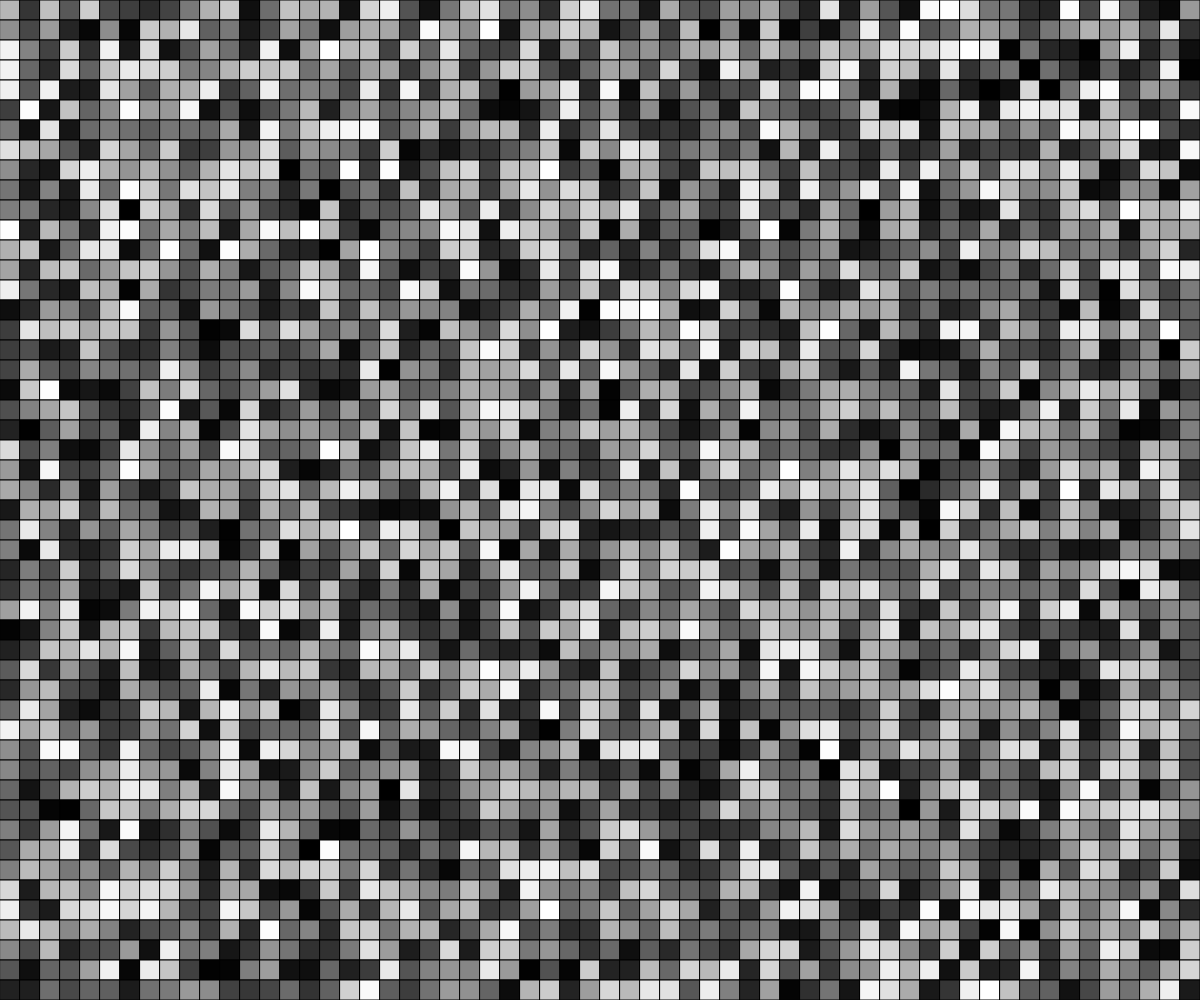
Frame 1 (no input)
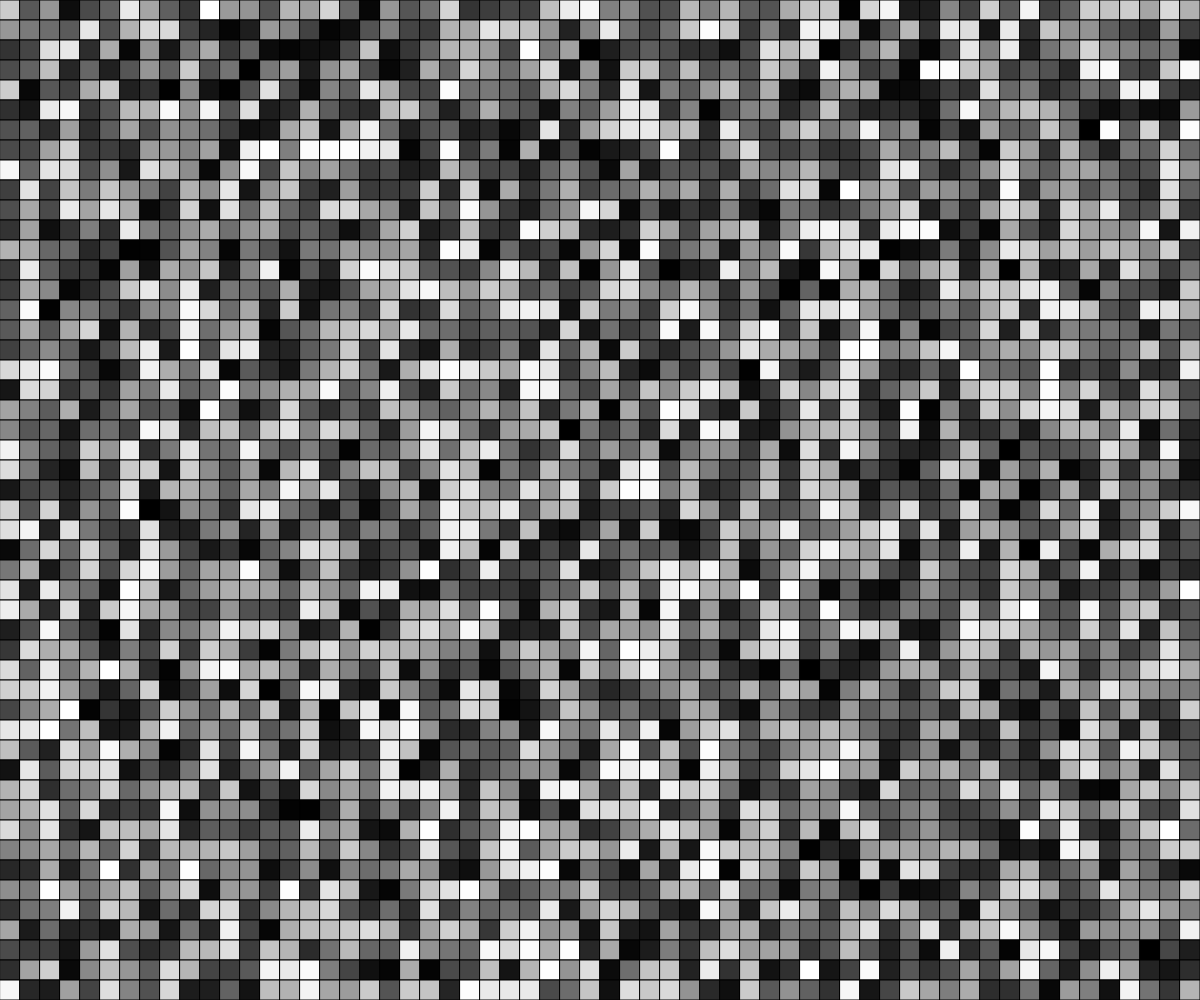
Frame 60 (no input)
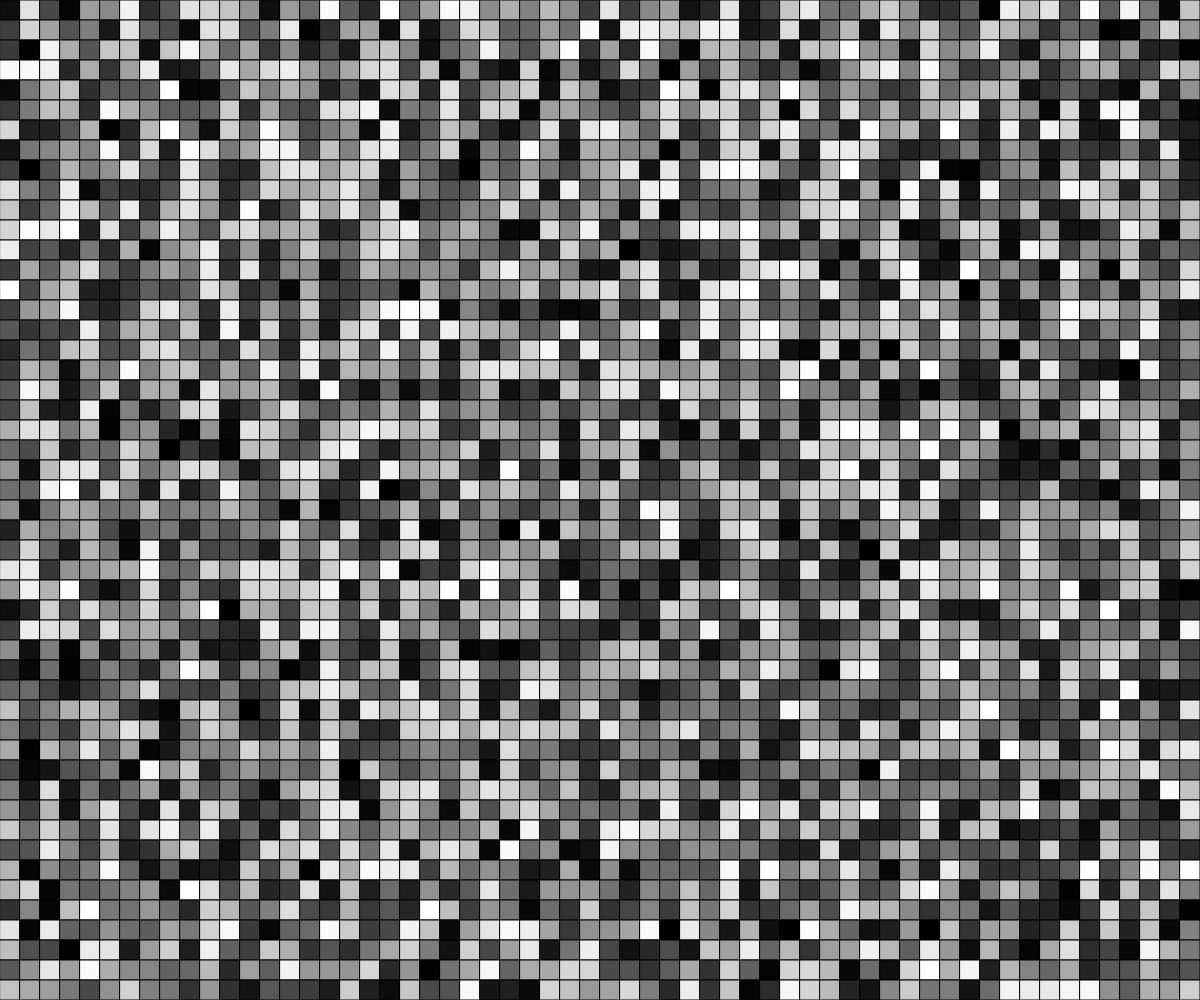
Frame 120 (the mouse pressed at the canvas centre since frame 60)

The p5.js sketch that drew these frames (run headless with seeded random() and noise() and a simulated clock; from frame 60 on, the mouse is pressed at the canvas centre):

// p5.js sketch
// ── sketch.js
var inc = 0.01;
var scl = 20;
var cols, rows;


function setup() {
    createCanvas(window.innerWidth, window.innerHeight);
    cols = floor(width / scl);
    rows = floor(height / scl);
}

function draw() {
    var yoff = 0;
    for (var y = 0; y < rows; y++) {
        var xoff = 0;
        for (var x = 0; x < cols; x++) {
            var index = (x + y * width) * 4;
            var r = noise(xoff, yoff) * 255;
            xoff += inc;
            fill(random(255));
            rect(x * scl, y * scl, scl, scl)
        }
        yoff += inc;
    }
}
